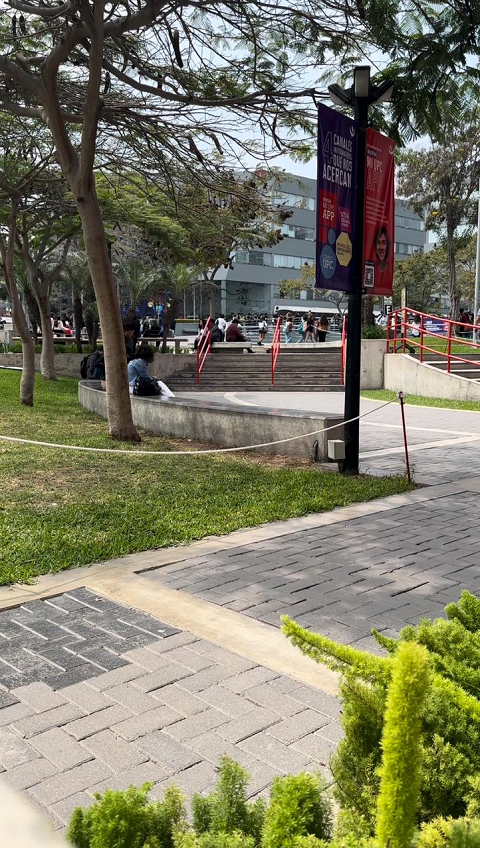
#> input picture Trabajo Parcial/banca.png, 480 x 848 px, given in place of video2.mp4, which was not available
$ python main.py
#> lines starting #> are read from the running program, lines starting #| are printed output that depends on the picture; after the words box and inside, x2 and y2 are one past the last pixel; in counts of white or black regions, pixels touching at a corner belong together; pictures that were not available may be replaced by others from this repository, and a replacement may not be noted
import cv2
import pickle
import numpy as np

pasillo = []
with open('espacios.pkl', 'rb') as file:
#> (reads Trabajo Parcial/espacios.pkl from the repository)
    pasillo = pickle.load(file)

video = cv2.VideoCapture('video2.mp4')

b = []
cc = 0
veces = 0

while True:
    cc += 1
    check, img = video.read()
#> img is the input picture: shape (848, 480, 3); mean B, G, R 101.8, 123.4, 124.7
    imgBN = cv2.cvtColor(img, cv2.COLOR_BGR2GRAY)
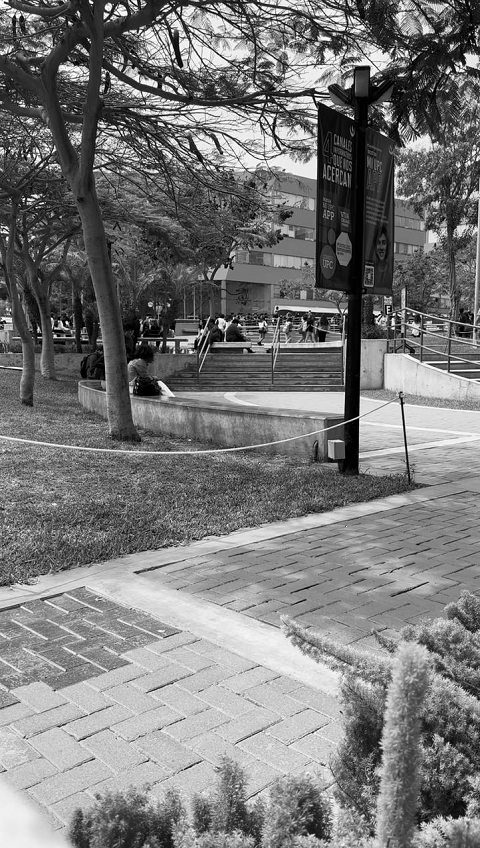
#> imgBN: shape (848, 480); min 0, max 255, mean 121.3
    imgTH = cv2.adaptiveThreshold(imgBN, 255, cv2.ADAPTIVE_THRESH_GAUSSIAN_C, cv2.THRESH_BINARY_INV, 25, 16)
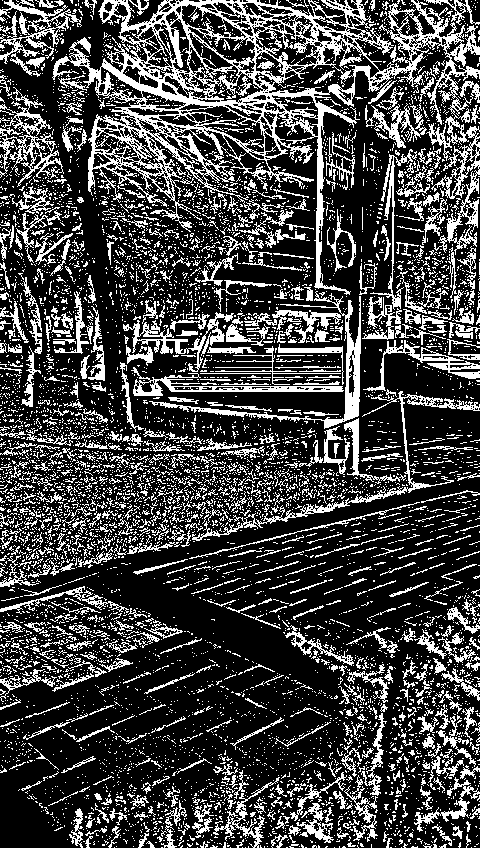
#> imgTH: shape (848, 480); 26.4% white in thin lines or dots
    imgMedian = cv2.medianBlur(imgTH, 5)
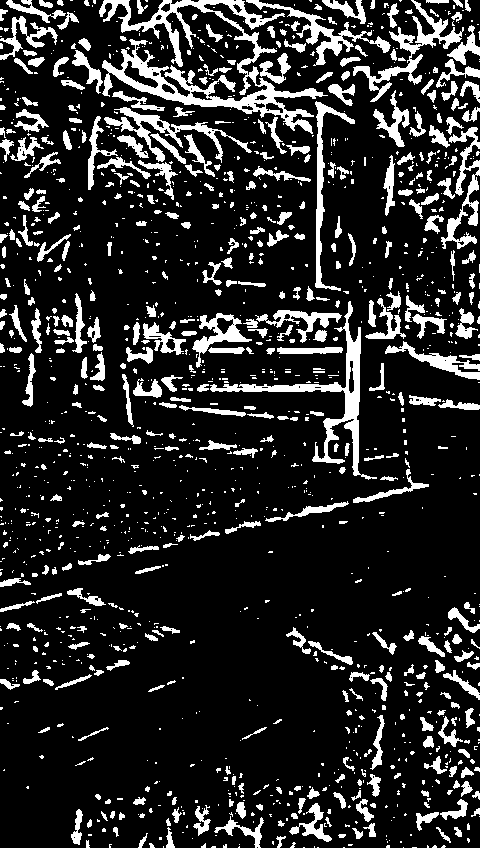
#> imgMedian: shape (848, 480); 15.8% white; 1466 white regions (1024 under 20 px), largest, box (x1, y1, x2, y2) and area: (99, 0, 328, 134) 6937, (210, 301, 377, 480) 3063, (353, 0, 464, 102) 1912
    kernel = np.ones((5,5), np.int8)
    imgDil = cv2.dilate(imgMedian, kernel)
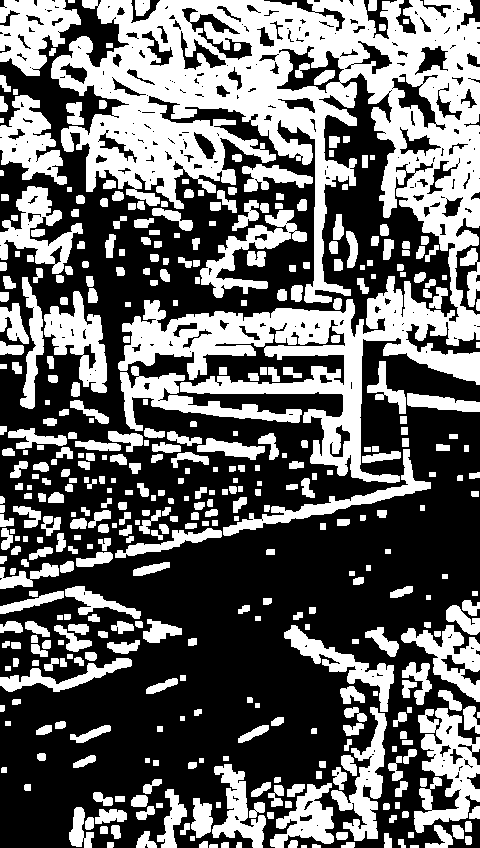
#> imgDil: shape (848, 480); 40.8% white; 441 white regions (2 under 20 px), largest, box (x1, y1, x2, y2) and area: (51, 0, 480, 483) 78946, (414, 708, 480, 833) 4336, (0, 0, 81, 76) 3715

    for x, y, w, h in pasillo:
        espacio = imgDil[y:y+h, x:x+w]
        count = cv2.countNonZero(espacio)
        cv2.putText(img, str(count), (x,y+h-10), cv2.FONT_HERSHEY_SIMPLEX, 0.5, (255,255,0), 1)
        cv2.rectangle(img, (x,y), (x+w, y+h), (255,0,0), 2)
        if count < 1800:
            cv2.rectangle(img, (x,y), (x+w, y+h), (0,255,0), 2)
        else:
            b.append(cc)
            if len(b)>1:
                if b[-1] != (b[-2]+1):
                    veces += 1
#> this loop made 1 pass
#> count on pass 1: 787
#> pass 1, `espacio = imgDil[y:y+h, x:x+w]`:
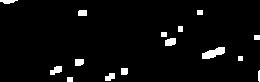
#> espacio: shape (82, 260); 3.7% white; 15 white regions, largest, box (x1, y1, x2, y2) and area: (202, 47, 225, 59) 170, (165, 38, 176, 46) 76, (50, 66, 62, 75) 74
#> after the loop:
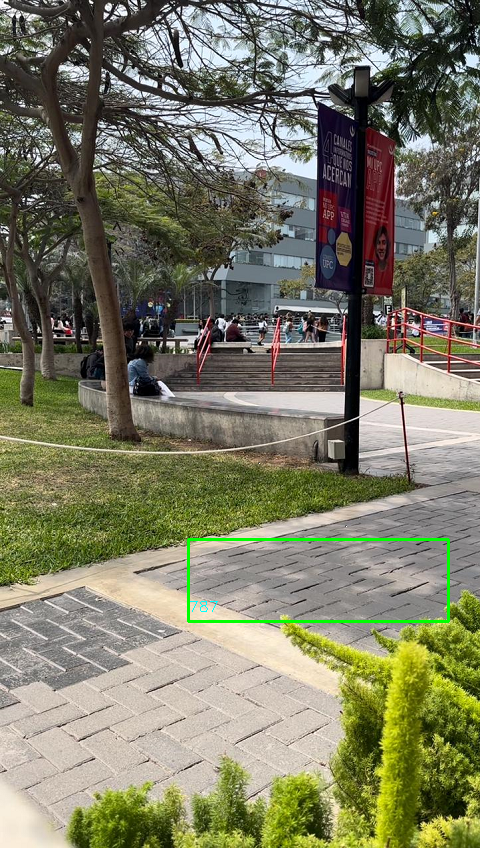
#> img: shape (848, 480, 3); 0.52% of pixels changed, all inside (x1, y1, x2, y2) = (187, 538, 450, 623)
#> after the loop, b = []; veces = 0


    texto = f'Recuadro Ocupado: {veces}'
#> texto = 'Recuadro Ocupado: 0'
    cv2.putText(img, texto, (10, 30), cv2.FONT_HERSHEY_SIMPLEX, 0.7, (0, 255, 0), 2)
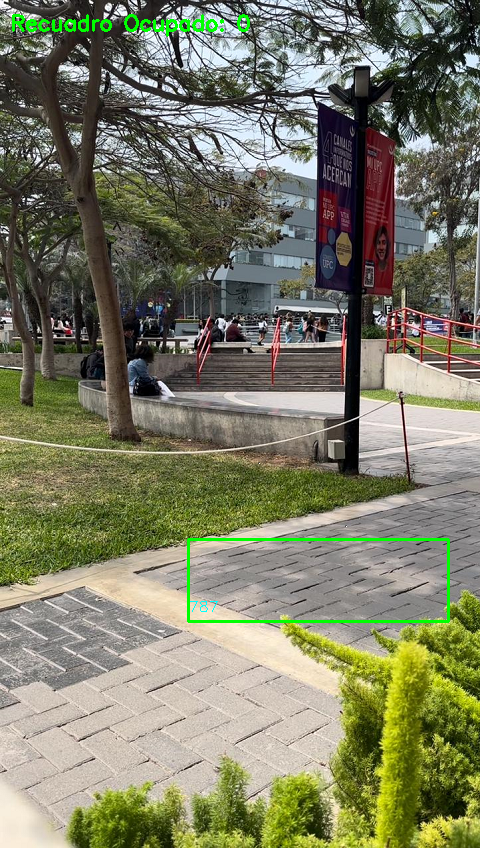
#> img: shape (848, 480, 3); 0.4% of pixels changed, all inside (x1, y1, x2, y2) = (12, 14, 250, 37)

    cv2.imshow('video2', img)
    cv2.waitKey(10)
